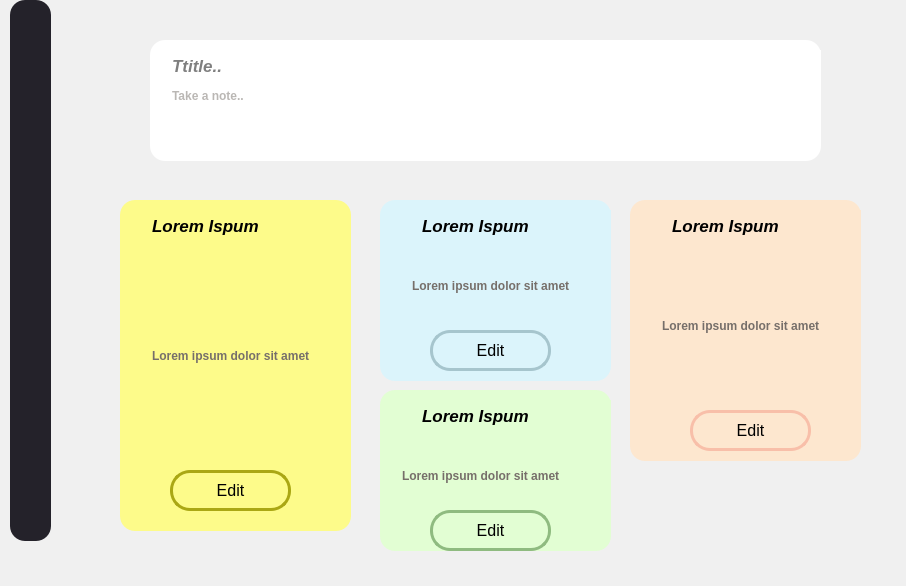
<?xml version="1.0" encoding="UTF-8"?>
<ui version="4.0">
 <class>MainWindow</class>
 <widget class="QMainWindow" name="MainWindow">
  <property name="geometry">
   <rect>
    <x>0</x>
    <y>0</y>
    <width>906</width>
    <height>586</height>
   </rect>
  </property>
  <property name="windowTitle">
   <string>MainWindow</string>
  </property>
  <property name="styleSheet">
   <string notr="true">background-color: #f0f0f0;</string>
  </property>
  <widget class="QWidget" name="centralwidget">
   <widget class="QGroupBox" name="horizontalGroupBox">
    <property name="geometry">
     <rect>
      <x>10</x>
      <y>0</y>
      <width>41</width>
      <height>541</height>
     </rect>
    </property>
    <property name="styleSheet">
     <string notr="true">background-color: #24222a;
border-radius: 15px;</string>
    </property>
    <widget class="QWidget" name="horizontalWidget" native="true">
     <property name="geometry">
      <rect>
       <x>0</x>
       <y>20</y>
       <width>41</width>
       <height>51</height>
      </rect>
     </property>
     <layout class="QHBoxLayout" name="horizontalLayout">
      <item>
       <widget class="QLabel" name="label">
        <property name="maximumSize">
         <size>
          <width>20</width>
          <height>20</height>
         </size>
        </property>
        <property name="text">
         <string/>
        </property>
        <property name="pixmap">
         <pixmap>../Buoi8/BT_B8/img/icons8-home-24.png</pixmap>
        </property>
       </widget>
      </item>
     </layout>
    </widget>
    <widget class="QWidget" name="horizontalWidget_2" native="true">
     <property name="geometry">
      <rect>
       <x>10</x>
       <y>80</y>
       <width>20</width>
       <height>20</height>
      </rect>
     </property>
     <property name="maximumSize">
      <size>
       <width>20</width>
       <height>20</height>
      </size>
     </property>
     <layout class="QHBoxLayout" name="horizontalLayout_3">
      <item>
       <widget class="QLabel" name="label_2">
        <property name="maximumSize">
         <size>
          <width>20</width>
          <height>20</height>
         </size>
        </property>
        <property name="text">
         <string/>
        </property>
        <property name="pixmap">
         <pixmap>../Buoi8/BT_B8/img/icon-folder.png</pixmap>
        </property>
        <property name="scaledContents">
         <bool>true</bool>
        </property>
       </widget>
      </item>
     </layout>
    </widget>
    <widget class="QWidget" name="horizontalWidget_3" native="true">
     <property name="geometry">
      <rect>
       <x>0</x>
       <y>500</y>
       <width>41</width>
       <height>21</height>
      </rect>
     </property>
     <layout class="QHBoxLayout" name="horizontalLayout_5"/>
    </widget>
    <widget class="QWidget" name="horizontalWidget_4" native="true">
     <property name="geometry">
      <rect>
       <x>0</x>
       <y>120</y>
       <width>20</width>
       <height>20</height>
      </rect>
     </property>
     <property name="maximumSize">
      <size>
       <width>20</width>
       <height>20</height>
      </size>
     </property>
     <layout class="QHBoxLayout" name="horizontalLayout_6"/>
    </widget>
    <widget class="QLabel" name="label_4">
     <property name="geometry">
      <rect>
       <x>10</x>
       <y>490</y>
       <width>19</width>
       <height>20</height>
      </rect>
     </property>
     <property name="maximumSize">
      <size>
       <width>20</width>
       <height>20</height>
      </size>
     </property>
     <property name="text">
      <string/>
     </property>
     <property name="pixmap">
      <pixmap>../Buoi8/BT_B8/img/icon-setting.png</pixmap>
     </property>
     <property name="scaledContents">
      <bool>true</bool>
     </property>
    </widget>
   </widget>
   <widget class="QGroupBox" name="horizontalGroupBox_2">
    <property name="geometry">
     <rect>
      <x>150</x>
      <y>40</y>
      <width>671</width>
      <height>121</height>
     </rect>
    </property>
    <property name="styleSheet">
     <string notr="true">background-color: rgb(255, 255, 255);
border-radius: 15px;</string>
    </property>
    <widget class="QGroupBox" name="horizontalGroupBox_14">
     <property name="geometry">
      <rect>
       <x>10</x>
       <y>10</y>
       <width>731</width>
       <height>91</height>
      </rect>
     </property>
     <property name="styleSheet">
      <string notr="true">background-color: rgb(255, 255, 255);
border-radius: 15px;</string>
     </property>
     <widget class="QLabel" name="label_31">
      <property name="geometry">
       <rect>
        <x>110</x>
        <y>20</y>
        <width>91</width>
        <height>51</height>
       </rect>
      </property>
      <property name="font">
       <font>
        <pointsize>13</pointsize>
        <weight>75</weight>
        <bold>true</bold>
       </font>
      </property>
      <property name="text">
       <string/>
      </property>
     </widget>
     <widget class="QLineEdit" name="lineEdit">
      <property name="geometry">
       <rect>
        <x>10</x>
        <y>30</y>
        <width>231</width>
        <height>31</height>
       </rect>
      </property>
      <property name="font">
       <font>
        <weight>75</weight>
        <bold>true</bold>
       </font>
      </property>
      <property name="styleSheet">
       <string notr="true">background-color: rgb(255, 255, 255);
color: #766f6a;
border-radius: 15px;</string>
      </property>
      <property name="inputMask">
       <string/>
      </property>
      <property name="text">
       <string/>
      </property>
      <property name="placeholderText">
       <string>Take a note..</string>
      </property>
     </widget>
     <widget class="QLineEdit" name="lineEdit_2">
      <property name="geometry">
       <rect>
        <x>10</x>
        <y>0</y>
        <width>231</width>
        <height>31</height>
       </rect>
      </property>
      <property name="font">
       <font>
        <pointsize>13</pointsize>
        <weight>75</weight>
        <italic>true</italic>
        <bold>true</bold>
       </font>
      </property>
      <property name="styleSheet">
       <string notr="true">background-color: rgb(255, 255, 255);
color: rgb(0, 0, 0);
border-radius: 15px;</string>
      </property>
      <property name="inputMask">
       <string/>
      </property>
      <property name="text">
       <string/>
      </property>
      <property name="placeholderText">
       <string>Ttitle..</string>
      </property>
     </widget>
    </widget>
   </widget>
   <widget class="QGroupBox" name="horizontalGroupBox_3">
    <property name="geometry">
     <rect>
      <x>110</x>
      <y>190</y>
      <width>761</width>
      <height>381</height>
     </rect>
    </property>
    <property name="styleSheet">
     <string notr="true">background-color: none;
border-radius: 15px;</string>
    </property>
    <widget class="QGroupBox" name="horizontalGroupBox_4">
     <property name="geometry">
      <rect>
       <x>10</x>
       <y>10</y>
       <width>231</width>
       <height>331</height>
      </rect>
     </property>
     <property name="styleSheet">
      <string notr="true">background-color: #fdfb8a;
border-radius: 15px;</string>
     </property>
     <widget class="QGroupBox" name="horizontalGroupBox_18">
      <property name="geometry">
       <rect>
        <x>10</x>
        <y>10</y>
        <width>211</width>
        <height>91</height>
       </rect>
      </property>
      <property name="styleSheet">
       <string notr="true">background-color: #fdfb8a;
border-radius: 15px;</string>
      </property>
      <widget class="QLineEdit" name="lineEdit_14">
       <property name="geometry">
        <rect>
         <x>20</x>
         <y>0</y>
         <width>161</width>
         <height>31</height>
        </rect>
       </property>
       <property name="font">
        <font>
         <pointsize>13</pointsize>
         <weight>75</weight>
         <italic>true</italic>
         <bold>true</bold>
        </font>
       </property>
       <property name="styleSheet">
        <string notr="true">background-color:#fdfb8a;
color: rgb(0, 0, 0);
border-radius: 15px;</string>
       </property>
       <property name="inputMask">
        <string/>
       </property>
       <property name="text">
        <string>Lorem Ispum</string>
       </property>
       <property name="placeholderText">
        <string>Ttitle..</string>
       </property>
      </widget>
     </widget>
     <widget class="QPushButton" name="pushButton">
      <property name="geometry">
       <rect>
        <x>50</x>
        <y>270</y>
        <width>121</width>
        <height>41</height>
       </rect>
      </property>
      <property name="font">
       <font>
        <pointsize>12</pointsize>
       </font>
      </property>
      <property name="styleSheet">
       <string notr="true">background-color: none;
border-style: solid;
border-width: 3px;
border-color: #aaa714;
border-radius: 20px;</string>
      </property>
      <property name="text">
       <string>Edit</string>
      </property>
     </widget>
     <widget class="QLineEdit" name="lineEdit_13">
      <property name="geometry">
       <rect>
        <x>30</x>
        <y>80</y>
        <width>191</width>
        <height>151</height>
       </rect>
      </property>
      <property name="font">
       <font>
        <weight>75</weight>
        <bold>true</bold>
       </font>
      </property>
      <property name="styleSheet">
       <string notr="true">background-color: #fdfb8a;
color: #766f6a;
border-radius: 15px;</string>
      </property>
      <property name="inputMask">
       <string/>
      </property>
      <property name="text">
       <string>Lorem ipsum dolor sit amet</string>
      </property>
      <property name="placeholderText">
       <string>Take a note..</string>
      </property>
     </widget>
    </widget>
    <widget class="QGroupBox" name="horizontalGroupBox_5">
     <property name="geometry">
      <rect>
       <x>270</x>
       <y>10</y>
       <width>231</width>
       <height>181</height>
      </rect>
     </property>
     <property name="styleSheet">
      <string notr="true">background-color:#dbf4fb;
border-radius: 15px;</string>
     </property>
     <widget class="QGroupBox" name="horizontalGroupBox_20">
      <property name="geometry">
       <rect>
        <x>10</x>
        <y>10</y>
        <width>731</width>
        <height>91</height>
       </rect>
      </property>
      <property name="styleSheet">
       <string notr="true">background-color: #dbf4fb;
border-radius: 15px;</string>
      </property>
      <widget class="QLineEdit" name="lineEdit_17">
       <property name="geometry">
        <rect>
         <x>20</x>
         <y>60</y>
         <width>201</width>
         <height>31</height>
        </rect>
       </property>
       <property name="font">
        <font>
         <weight>75</weight>
         <bold>true</bold>
        </font>
       </property>
       <property name="styleSheet">
        <string notr="true">background-color:#dbf4fb;
color: #766f6a;
border-radius: 15px;</string>
       </property>
       <property name="inputMask">
        <string/>
       </property>
       <property name="text">
        <string>Lorem ipsum dolor sit amet</string>
       </property>
       <property name="placeholderText">
        <string>Take a note..</string>
       </property>
      </widget>
      <widget class="QLineEdit" name="lineEdit_18">
       <property name="geometry">
        <rect>
         <x>30</x>
         <y>0</y>
         <width>161</width>
         <height>31</height>
        </rect>
       </property>
       <property name="font">
        <font>
         <pointsize>13</pointsize>
         <weight>75</weight>
         <italic>true</italic>
         <bold>true</bold>
        </font>
       </property>
       <property name="styleSheet">
        <string notr="true">background-color: #dbf4fb;
color: rgb(0, 0, 0);
border-radius: 15px;</string>
       </property>
       <property name="inputMask">
        <string/>
       </property>
       <property name="text">
        <string>Lorem Ispum</string>
       </property>
       <property name="placeholderText">
        <string>Ttitle..</string>
       </property>
      </widget>
     </widget>
     <widget class="QPushButton" name="pushButton_2">
      <property name="geometry">
       <rect>
        <x>50</x>
        <y>130</y>
        <width>121</width>
        <height>41</height>
       </rect>
      </property>
      <property name="font">
       <font>
        <pointsize>12</pointsize>
       </font>
      </property>
      <property name="styleSheet">
       <string notr="true">background-color: none;
border-style: solid;
border-width: 3px;
border-color: #a6c5cd;
border-radius: 20px;</string>
      </property>
      <property name="text">
       <string>Edit</string>
      </property>
     </widget>
    </widget>
    <widget class="QGroupBox" name="horizontalGroupBox_6">
     <property name="geometry">
      <rect>
       <x>520</x>
       <y>10</y>
       <width>231</width>
       <height>261</height>
      </rect>
     </property>
     <property name="styleSheet">
      <string notr="true">background-color: #fde7cf;
border-radius: 15px;</string>
     </property>
     <widget class="QGroupBox" name="horizontalGroupBox_22">
      <property name="geometry">
       <rect>
        <x>10</x>
        <y>10</y>
        <width>731</width>
        <height>91</height>
       </rect>
      </property>
      <property name="styleSheet">
       <string notr="true">background-color: #fde7cf;
border-radius: 15px;</string>
      </property>
      <widget class="QLineEdit" name="lineEdit_22">
       <property name="geometry">
        <rect>
         <x>30</x>
         <y>0</y>
         <width>161</width>
         <height>31</height>
        </rect>
       </property>
       <property name="font">
        <font>
         <pointsize>13</pointsize>
         <weight>75</weight>
         <italic>true</italic>
         <bold>true</bold>
        </font>
       </property>
       <property name="styleSheet">
        <string notr="true">background-color: #fde7cf;
color: rgb(0, 0, 0);
border-radius: 15px;</string>
       </property>
       <property name="inputMask">
        <string/>
       </property>
       <property name="text">
        <string>Lorem Ispum</string>
       </property>
       <property name="placeholderText">
        <string>Ttitle..</string>
       </property>
      </widget>
     </widget>
     <widget class="QPushButton" name="pushButton_4">
      <property name="geometry">
       <rect>
        <x>60</x>
        <y>210</y>
        <width>121</width>
        <height>41</height>
       </rect>
      </property>
      <property name="font">
       <font>
        <pointsize>12</pointsize>
       </font>
      </property>
      <property name="styleSheet">
       <string notr="true">background-color: none;
border-style: solid;
border-width: 3px;
border-color: #f8bfa9;
border-radius: 20px;</string>
      </property>
      <property name="text">
       <string>Edit</string>
      </property>
     </widget>
     <widget class="QLineEdit" name="lineEdit_21">
      <property name="geometry">
       <rect>
        <x>30</x>
        <y>110</y>
        <width>201</width>
        <height>31</height>
       </rect>
      </property>
      <property name="font">
       <font>
        <weight>75</weight>
        <bold>true</bold>
       </font>
      </property>
      <property name="styleSheet">
       <string notr="true">background-color:#fde7cf;
color: #766f6a;
border-radius: 15px;</string>
      </property>
      <property name="inputMask">
       <string/>
      </property>
      <property name="text">
       <string>Lorem ipsum dolor sit amet</string>
      </property>
      <property name="placeholderText">
       <string>Take a note..</string>
      </property>
     </widget>
    </widget>
    <widget class="QGroupBox" name="horizontalGroupBox_7">
     <property name="geometry">
      <rect>
       <x>270</x>
       <y>200</y>
       <width>231</width>
       <height>161</height>
      </rect>
     </property>
     <property name="styleSheet">
      <string notr="true">background-color: #e2fed3;
border-radius: 15px;</string>
     </property>
     <widget class="QGroupBox" name="horizontalGroupBox_25">
      <property name="geometry">
       <rect>
        <x>10</x>
        <y>10</y>
        <width>731</width>
        <height>91</height>
       </rect>
      </property>
      <property name="styleSheet">
       <string notr="true">background-color:#e2fed3;
border-radius: 15px;</string>
      </property>
      <widget class="QLineEdit" name="lineEdit_27">
       <property name="geometry">
        <rect>
         <x>10</x>
         <y>60</y>
         <width>191</width>
         <height>31</height>
        </rect>
       </property>
       <property name="font">
        <font>
         <weight>75</weight>
         <bold>true</bold>
        </font>
       </property>
       <property name="styleSheet">
        <string notr="true">background-color:#e2fed3;
color: #766f6a;
border-radius: 15px;</string>
       </property>
       <property name="inputMask">
        <string/>
       </property>
       <property name="text">
        <string>Lorem ipsum dolor sit amet</string>
       </property>
       <property name="placeholderText">
        <string>Take a note..</string>
       </property>
      </widget>
      <widget class="QLineEdit" name="lineEdit_28">
       <property name="geometry">
        <rect>
         <x>30</x>
         <y>0</y>
         <width>151</width>
         <height>31</height>
        </rect>
       </property>
       <property name="font">
        <font>
         <pointsize>13</pointsize>
         <weight>75</weight>
         <italic>true</italic>
         <bold>true</bold>
        </font>
       </property>
       <property name="styleSheet">
        <string notr="true">background-color: #e2fed3;
color: rgb(0, 0, 0);
border-radius: 15px;</string>
       </property>
       <property name="inputMask">
        <string/>
       </property>
       <property name="text">
        <string>Lorem Ispum</string>
       </property>
       <property name="placeholderText">
        <string>Ttitle..</string>
       </property>
      </widget>
     </widget>
     <widget class="QPushButton" name="pushButton_3">
      <property name="geometry">
       <rect>
        <x>50</x>
        <y>120</y>
        <width>121</width>
        <height>41</height>
       </rect>
      </property>
      <property name="font">
       <font>
        <pointsize>12</pointsize>
       </font>
      </property>
      <property name="styleSheet">
       <string notr="true">background-color: none;
border-style: solid;
border-width: 3px;
border-color: #8fbb80;
border-radius: 20px;</string>
      </property>
      <property name="text">
       <string>Edit</string>
      </property>
     </widget>
    </widget>
   </widget>
  </widget>
 </widget>
 <resources/>
 <connections/>
</ui>
